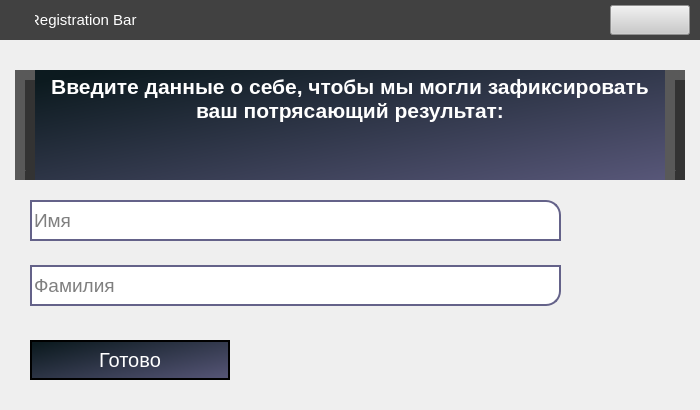
<?xml version="1.0" encoding="UTF-8"?>
<ui version="4.0">
 <class>Form</class>
 <widget class="QWidget" name="Form">
  <property name="geometry">
   <rect>
    <x>0</x>
    <y>0</y>
    <width>700</width>
    <height>410</height>
   </rect>
  </property>
  <property name="windowTitle">
   <string>register</string>
  </property>
  <widget class="QLabel" name="fon_lb">
   <property name="geometry">
    <rect>
     <x>0</x>
     <y>40</y>
     <width>700</width>
     <height>370</height>
    </rect>
   </property>
   <property name="text">
    <string/>
   </property>
   <property name="scaledContents">
    <bool>false</bool>
   </property>
  </widget>
  <widget class="QLabel" name="sh_lb">
   <property name="geometry">
    <rect>
     <x>0</x>
     <y>0</y>
     <width>700</width>
     <height>40</height>
    </rect>
   </property>
   <property name="font">
    <font>
     <pointsize>11</pointsize>
    </font>
   </property>
   <property name="styleSheet">
    <string notr="true">
background-color: rgb(65, 65, 65);
color: rgb(255, 255, 255);</string>
   </property>
   <property name="text">
    <string>       Registration Bar</string>
   </property>
  </widget>
  <widget class="QPushButton" name="svor_bt">
   <property name="geometry">
    <rect>
     <x>610</x>
     <y>5</y>
     <width>80</width>
     <height>30</height>
    </rect>
   </property>
   <property name="styleSheet">
    <string notr="true">QPushButton {
	
	background-color: rgb(202, 202, 202);
	color: rgb(255, 255, 255);
}
QPushButton:pressed{
	
	background-color: rgb(143, 143, 143);
	color: rgb(255, 255, 255);

}</string>
   </property>
   <property name="text">
    <string/>
   </property>
   <property name="icon">
    <iconset>
     <normaloff>../images/svor.png</normaloff>../images/svor.png</iconset>
   </property>
   <property name="iconSize">
    <size>
     <width>30</width>
     <height>30</height>
    </size>
   </property>
  </widget>
  <widget class="QPushButton" name="icon_bt">
   <property name="geometry">
    <rect>
     <x>5</x>
     <y>5</y>
     <width>30</width>
     <height>30</height>
    </rect>
   </property>
   <property name="styleSheet">
    <string notr="true">background-color: rgb(65, 65, 65);
border-radius: 5px;</string>
   </property>
   <property name="text">
    <string/>
   </property>
   <property name="icon">
    <iconset>
     <normaloff>../images/reg.png</normaloff>../images/reg.png</iconset>
   </property>
  </widget>
  <widget class="QTextBrowser" name="textBrowser">
   <property name="geometry">
    <rect>
     <x>30</x>
     <y>70</y>
     <width>640</width>
     <height>110</height>
    </rect>
   </property>
   <property name="font">
    <font>
     <weight>50</weight>
     <bold>false</bold>
    </font>
   </property>
   <property name="styleSheet">
    <string notr="true">color: rgb(255, 255, 255);
background-color: qlineargradient(spread:pad, x1:0, y1:0.125, x2:1, y2:1, stop:0 rgba(12, 26, 31, 255), stop:1 rgba(88, 87, 121, 255));
border-color: qlineargradient(spread:pad, x1:0, y1:0.125, x2:1, y2:1, stop:0 rgba(12, 26, 31, 255), stop:1 rgba(88, 87, 121, 255));</string>
   </property>
   <property name="frameShape">
    <enum>QFrame::NoFrame</enum>
   </property>
   <property name="html">
    <string>&lt;!DOCTYPE HTML PUBLIC &quot;-//W3C//DTD HTML 4.0//EN&quot; &quot;http://www.w3.org/TR/REC-html40/strict.dtd&quot;&gt;
&lt;html&gt;&lt;head&gt;&lt;meta name=&quot;qrichtext&quot; content=&quot;1&quot; /&gt;&lt;style type=&quot;text/css&quot;&gt;
p, li { white-space: pre-wrap; }
&lt;/style&gt;&lt;/head&gt;&lt;body style=&quot; font-family:'MS Shell Dlg 2'; font-size:7.8pt; font-weight:400; font-style:normal;&quot;&gt;
&lt;p align=&quot;center&quot; style=&quot; margin-top:0px; margin-bottom:0px; margin-left:0px; margin-right:0px; -qt-block-indent:0; text-indent:0px;&quot;&gt;&lt;span style=&quot; font-size:16pt; font-weight:600;&quot;&gt;Введите данные о себе, чтобы мы могли зафиксировать ваш потрясающий результат:&lt;/span&gt;&lt;/p&gt;&lt;/body&gt;&lt;/html&gt;</string>
   </property>
   <property name="textInteractionFlags">
    <set>Qt::NoTextInteraction</set>
   </property>
  </widget>
  <widget class="QLineEdit" name="lineEdit_name">
   <property name="geometry">
    <rect>
     <x>30</x>
     <y>200</y>
     <width>531</width>
     <height>41</height>
    </rect>
   </property>
   <property name="font">
    <font>
     <pointsize>14</pointsize>
    </font>
   </property>
   <property name="styleSheet">
    <string notr="true">border: 2px solid rgb(100, 98, 137);
border-top-right-radius: 15px;
</string>
   </property>
   <property name="inputMask">
    <string/>
   </property>
   <property name="text">
    <string/>
   </property>
   <property name="maxLength">
    <number>40</number>
   </property>
   <property name="placeholderText">
    <string>Имя</string>
   </property>
  </widget>
  <widget class="QLineEdit" name="lineEdit_surname">
   <property name="geometry">
    <rect>
     <x>30</x>
     <y>265</y>
     <width>531</width>
     <height>41</height>
    </rect>
   </property>
   <property name="font">
    <font>
     <pointsize>14</pointsize>
    </font>
   </property>
   <property name="styleSheet">
    <string notr="true">border: 2px solid rgb(100, 98, 137);
border-bottom-right-radius: 15px;
</string>
   </property>
   <property name="inputMask">
    <string/>
   </property>
   <property name="text">
    <string/>
   </property>
   <property name="maxLength">
    <number>40</number>
   </property>
   <property name="placeholderText">
    <string>Фамилия</string>
   </property>
  </widget>
  <widget class="QPushButton" name="pushButton">
   <property name="geometry">
    <rect>
     <x>30</x>
     <y>340</y>
     <width>200</width>
     <height>40</height>
    </rect>
   </property>
   <property name="font">
    <font>
     <pointsize>15</pointsize>
    </font>
   </property>
   <property name="styleSheet">
    <string notr="true">QPushButton {
	background-color: qlineargradient(spread:pad, x1:0, y1:0.125, x2:1, y2:1, stop:0 rgba(12, 26, 31, 255), stop:1 rgba(88, 87, 121, 255));
	color: rgb(255, 255, 255);
	border: 2px solid black;

}
QPushButton:pressed{
	
	
	
	background-color: qlineargradient(spread:pad, x1:0, y1:0.034, x2:1, y2:1, stop:0 rgba(0, 3, 1, 255), stop:1 rgba(31, 69, 47, 255));
	border: 4px solid black;

	color: rgb(51, 182, 31);

}</string>
   </property>
   <property name="text">
    <string>Готово</string>
   </property>
  </widget>
  <widget class="Line" name="line">
   <property name="geometry">
    <rect>
     <x>15</x>
     <y>70</y>
     <width>20</width>
     <height>110</height>
    </rect>
   </property>
   <property name="font">
    <font>
     <pointsize>10</pointsize>
    </font>
   </property>
   <property name="autoFillBackground">
    <bool>false</bool>
   </property>
   <property name="styleSheet">
    <string notr="true">background-color: rgb(77, 77, 77);</string>
   </property>
   <property name="frameShadow">
    <enum>QFrame::Raised</enum>
   </property>
   <property name="lineWidth">
    <number>10</number>
   </property>
   <property name="midLineWidth">
    <number>0</number>
   </property>
   <property name="orientation">
    <enum>Qt::Vertical</enum>
   </property>
  </widget>
  <widget class="Line" name="line_2">
   <property name="geometry">
    <rect>
     <x>665</x>
     <y>70</y>
     <width>20</width>
     <height>110</height>
    </rect>
   </property>
   <property name="font">
    <font>
     <pointsize>10</pointsize>
    </font>
   </property>
   <property name="autoFillBackground">
    <bool>false</bool>
   </property>
   <property name="styleSheet">
    <string notr="true">background-color: rgb(77, 77, 77);</string>
   </property>
   <property name="frameShadow">
    <enum>QFrame::Raised</enum>
   </property>
   <property name="lineWidth">
    <number>10</number>
   </property>
   <property name="midLineWidth">
    <number>0</number>
   </property>
   <property name="orientation">
    <enum>Qt::Vertical</enum>
   </property>
  </widget>
 </widget>
 <resources/>
 <connections/>
</ui>
